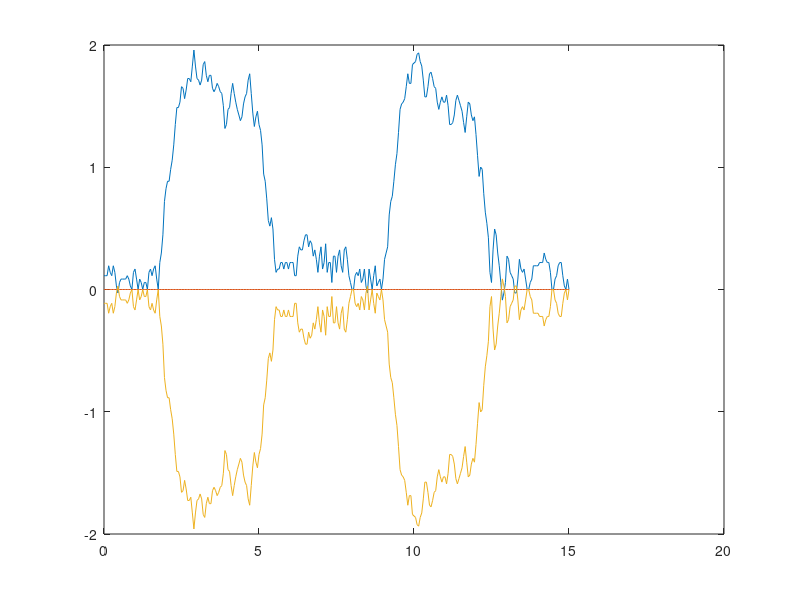

This figure's MATLAB source:
pextSUB=[0.024178, 0.000000, -0.024178, 0.055899;
0.024178, 0.000000, -0.024178, 0.019544;
0.024178, 0.000000, -0.024178, 0.014937;
0.105339, 0.000000, -0.105339, 0.213336;
0.051515, 0.000000, -0.051515, -0.032625;
0.024178, 0.000000, -0.024178, -0.033253;
0.105339, 0.000000, -0.105339, 0.241935;
0.051515, 0.000000, -0.051515, -0.020789;
-0.059597, 0.000000, 0.059597, -0.235300;
-0.116965, 0.000000, 0.116965, -0.148585;
-0.031375, 0.000000, 0.031375, 0.140206;
-0.003450, 0.000000, 0.003450, 0.024730;
-0.003450, 0.000000, 0.003450, -0.056136;
-0.003450, 0.000000, 0.003450, -0.008285;
-0.003450, 0.000000, 0.003450, 0.010838;
0.024178, 0.000000, -0.024178, 0.060700;
-0.003450, 0.000000, 0.003450, -0.048769;
-0.059597, 0.000000, 0.059597, -0.138278;
-0.088125, 0.000000, 0.088125, -0.101469;
0.051515, 0.000000, -0.051515, 0.262137;
0.078569, 0.000000, -0.078569, 0.091156;
-0.003450, 0.000000, 0.003450, -0.175944;
-0.088125, 0.000000, 0.088125, -0.184506;
-0.003450, 0.000000, 0.003450, 0.171408;
-0.031375, 0.000000, 0.031375, -0.058951;
-0.088125, 0.000000, 0.088125, -0.206957;
-0.031375, 0.000000, 0.031375, 0.065638;
-0.031375, 0.000000, 0.031375, -0.009141;
-0.088125, 0.000000, 0.088125, -0.191362;
0.051515, 0.000000, -0.051515, 0.242012;
0.078569, 0.000000, -0.078569, 0.117291;
0.024178, 0.000000, -0.024178, -0.108551;
0.078569, 0.000000, -0.078569, 0.152143;
0.105339, 0.000000, -0.105339, 0.166605;
-0.003450, 0.000000, 0.003450, -0.175494;
-0.088125, 0.000000, 0.088125, -0.194956;
0.131834, 0.000000, -0.131834, 0.485778;
0.209697, 0.000000, -0.209697, 0.297742;
0.358506, 0.000000, -0.358506, 0.436764;
0.631147, 0.000000, -0.631147, 0.939371;
0.735952, 0.000000, -0.735952, 0.793952;
0.796576, 0.000000, -0.796576, 0.761852;
0.796576, 0.000000, -0.796576, 0.763880;
0.894062, 0.000000, -0.894062, 1.020867;
0.969022, 0.000000, -0.969022, 1.047037;
1.094155, 0.000000, -1.094155, 1.196916;
1.260705, 0.000000, -1.260705, 1.423674;
1.399552, 0.000000, -1.399552, 1.507946;
1.399552, 0.000000, -1.399552, 1.312688;
1.443704, 0.000000, -1.443704, 1.455871;
1.570276, 0.000000, -1.570276, 1.735914;
1.556632, 0.000000, -1.556632, 1.491258;
1.472580, 0.000000, -1.472580, 1.299763;
1.542882, 0.000000, -1.542882, 1.653329;
1.637014, 0.000000, -1.637014, 1.775770;
1.637014, 0.000000, -1.637014, 1.566646;
1.610612, 0.000000, -1.610612, 1.519849;
1.738888, 0.000000, -1.738888, 1.913812;
1.869916, 0.000000, -1.869916, 2.021204;
1.738888, 0.000000, -1.738888, 1.470310;
1.637014, 0.000000, -1.637014, 1.466469;
1.623861, 0.000000, -1.623861, 1.682082;
1.583821, 0.000000, -1.583821, 1.556668;
1.623861, 0.000000, -1.623861, 1.646833;
1.751221, 0.000000, -1.751221, 1.901263;
1.775622, 0.000000, -1.775622, 1.756391;
1.663033, 0.000000, -1.663033, 1.447604;
1.610612, 0.000000, -1.610612, 1.549515;
1.663033, 0.000000, -1.663033, 1.781112;
1.663033, 0.000000, -1.663033, 1.647250;
1.556632, 0.000000, -1.556632, 1.363956;
1.529034, 0.000000, -1.529034, 1.499901;
1.556632, 0.000000, -1.556632, 1.632636;
1.597265, 0.000000, -1.597265, 1.631917;
1.570276, 0.000000, -1.570276, 1.487529;
1.529034, 0.000000, -1.529034, 1.452462;
1.515080, 0.000000, -1.515080, 1.509059;
1.414382, 0.000000, -1.414382, 1.286389;
1.228476, 0.000000, -1.228476, 0.986455;
1.260705, 0.000000, -1.260705, 1.357999;
1.384603, 0.000000, -1.384603, 1.592405;
1.399552, 0.000000, -1.399552, 1.349697;
1.515080, 0.000000, -1.515080, 1.591593;
1.597265, 0.000000, -1.597265, 1.682877;
1.515080, 0.000000, -1.515080, 1.349352;
1.443704, 0.000000, -1.443704, 1.323637;
1.384603, 0.000000, -1.384603, 1.349920;
1.339057, 0.000000, -1.339057, 1.303708;
1.292418, 0.000000, -1.292418, 1.232028;
1.323635, 0.000000, -1.323635, 1.367573;
1.429100, 0.000000, -1.429100, 1.562611;
1.486854, 0.000000, -1.486854, 1.513281;
1.515080, 0.000000, -1.515080, 1.487163;
1.623861, 0.000000, -1.623861, 1.737538;
1.675905, 0.000000, -1.675905, 1.712330;
1.515080, 0.000000, -1.515080, 1.241593;
1.354359, 0.000000, -1.354359, 1.145619;
1.244655, 0.000000, -1.244655, 1.190098;
1.323635, 0.000000, -1.323635, 1.486048;
1.369540, 0.000000, -1.369540, 1.413338;
1.260705, 0.000000, -1.260705, 1.047930;
1.212163, 0.000000, -1.212163, 1.143502;
1.094155, 0.000000, -1.094155, 0.993067;
0.855585, 0.000000, -0.855585, 0.566090;
0.796576, 0.000000, -0.796576, 0.780350;
0.652497, 0.000000, -0.652497, 0.545031;
0.475939, 0.000000, -0.475939, 0.262992;
0.429651, 0.000000, -0.429651, 0.426900;
0.498749, 0.000000, -0.498749, 0.651211;
0.406168, 0.000000, -0.406168, 0.264441;
0.158056, 0.000000, -0.158056, -0.197316;
0.051515, 0.000000, -0.051515, -0.003043;
0.078569, 0.000000, -0.078569, 0.229609;
0.078569, 0.000000, -0.078569, 0.083348;
0.131834, 0.000000, -0.131834, 0.159710;
0.131834, 0.000000, -0.131834, 0.122371;
0.078569, 0.000000, -0.078569, -0.001561;
0.131834, 0.000000, -0.131834, 0.213324;
0.131834, 0.000000, -0.131834, 0.142906;
0.078569, 0.000000, -0.078569, -0.017136;
0.131834, 0.000000, -0.131834, 0.209019;
0.131834, 0.000000, -0.131834, 0.147364;
0.131834, 0.000000, -0.131834, 0.106831;
0.024178, 0.000000, -0.024178, -0.121215;
0.024178, 0.000000, -0.024178, 0.050064;
0.184011, 0.000000, -0.184011, 0.433889;
0.260302, 0.000000, -0.260302, 0.320000;
0.235131, 0.000000, -0.235131, 0.116150;
0.235131, 0.000000, -0.235131, 0.223858;
0.309895, 0.000000, -0.309895, 0.438003;
0.358506, 0.000000, -0.358506, 0.405812;
0.358506, 0.000000, -0.358506, 0.309789;
0.260302, 0.000000, -0.260302, 0.115929;
0.309895, 0.000000, -0.309895, 0.403102;
0.285224, 0.000000, -0.285224, 0.279739;
0.184011, 0.000000, -0.184011, 0.023862;
0.235131, 0.000000, -0.235131, 0.322127;
0.158056, 0.000000, -0.158056, 0.089489;
0.051515, 0.000000, -0.051515, -0.103421;
0.184011, 0.000000, -0.184011, 0.398105;
0.260302, 0.000000, -0.260302, 0.376534;
0.078569, 0.000000, -0.078569, -0.239134;
0.131834, 0.000000, -0.131834, 0.205054;
0.285224, 0.000000, -0.285224, 0.565477;
0.051515, 0.000000, -0.051515, -0.312677;
0.131834, 0.000000, -0.131834, 0.202613;
0.131834, 0.000000, -0.131834, 0.222698;
-0.031375, 0.000000, 0.031375, -0.274672;
0.184011, 0.000000, -0.184011, 0.473951;
0.184011, 0.000000, -0.184011, 0.212912;
0.051515, 0.000000, -0.051515, -0.210765;
0.184011, 0.000000, -0.184011, 0.378979;
0.235131, 0.000000, -0.235131, 0.348864;
0.105339, 0.000000, -0.105339, -0.136479;
0.051515, 0.000000, -0.051515, -0.024423;
0.235131, 0.000000, -0.235131, 0.553966;
0.260302, 0.000000, -0.260302, 0.274260;
0.158056, 0.000000, -0.158056, -0.073430;
0.024178, 0.000000, -0.024178, -0.133269;
-0.031375, 0.000000, 0.031375, -0.016999;
-0.088125, 0.000000, 0.088125, -0.111786;
-0.088125, 0.000000, 0.088125, -0.081975;
0.024178, 0.000000, -0.024178, 0.180681;
0.051515, 0.000000, -0.051515, 0.064895;
0.024178, 0.000000, -0.024178, -0.061070;
0.078569, 0.000000, -0.078569, 0.153235;
-0.031375, 0.000000, 0.031375, -0.163108;
-0.003450, 0.000000, 0.003450, 0.030687;
0.078569, 0.000000, -0.078569, 0.220059;
-0.059597, 0.000000, 0.059597, -0.268703;
-0.116965, 0.000000, 0.116965, -0.205240;
0.078569, 0.000000, -0.078569, 0.407906;
-0.003450, 0.000000, 0.003450, -0.126456;
-0.088125, 0.000000, 0.088125, -0.277472;
0.024178, 0.000000, -0.024178, 0.228406;
0.105339, 0.000000, -0.105339, 0.240764;
-0.059597, 0.000000, 0.059597, -0.351848;
-0.031375, 0.000000, 0.031375, 0.002289;
-0.003450, 0.000000, 0.003450, 0.111890;
-0.088125, 0.000000, 0.088125, -0.219311;
-0.003450, 0.000000, 0.003450, 0.093698;
0.158056, 0.000000, -0.158056, 0.393575;
0.209697, 0.000000, -0.209697, 0.216335;
0.260302, 0.000000, -0.260302, 0.250770;
0.521344, 0.000000, -0.521344, 0.852871;
0.631147, 0.000000, -0.631147, 0.723208;
0.673648, 0.000000, -0.673648, 0.608131;
0.796576, 0.000000, -0.796576, 0.921324;
0.931866, 0.000000, -0.931866, 1.095366;
1.023565, 0.000000, -1.023565, 1.071183;
1.195718, 0.000000, -1.195718, 1.348825;
1.384603, 0.000000, -1.384603, 1.575333;
1.429100, 0.000000, -1.429100, 1.393157;
1.443704, 0.000000, -1.443704, 1.385680;
1.472580, 0.000000, -1.472580, 1.502375;
1.570276, 0.000000, -1.570276, 1.689779;
1.675905, 0.000000, -1.675905, 1.768602;
1.597265, 0.000000, -1.597265, 1.421890;
1.597265, 0.000000, -1.597265, 1.567570;
1.751221, 0.000000, -1.751221, 1.983944;
1.763463, 0.000000, -1.763463, 1.735505;
1.775622, 0.000000, -1.775622, 1.702900;
1.835165, 0.000000, -1.835165, 1.901402;
1.846827, 0.000000, -1.846827, 1.847740;
1.775622, 0.000000, -1.775622, 1.637866;
1.738888, 0.000000, -1.738888, 1.683143;
1.623861, 0.000000, -1.623861, 1.496902;
1.486854, 0.000000, -1.486854, 1.321527;
1.486854, 0.000000, -1.486854, 1.529207;
1.570276, 0.000000, -1.570276, 1.706749;
1.675905, 0.000000, -1.675905, 1.766783;
1.688682, 0.000000, -1.688682, 1.629511;
1.637014, 0.000000, -1.637014, 1.522831;
1.570276, 0.000000, -1.570276, 1.489355;
1.556632, 0.000000, -1.556632, 1.562204;
1.443704, 0.000000, -1.443704, 1.300387;
1.384603, 0.000000, -1.384603, 1.307711;
1.443704, 0.000000, -1.443704, 1.556171;
1.486854, 0.000000, -1.486854, 1.534790;
1.443704, 0.000000, -1.443704, 1.329310;
1.443704, 0.000000, -1.443704, 1.422793;
1.501021, 0.000000, -1.501021, 1.591061;
1.414382, 0.000000, -1.414382, 1.275904;
1.260705, 0.000000, -1.260705, 1.032423;
1.260705, 0.000000, -1.260705, 1.313670;
1.276624, 0.000000, -1.276624, 1.343836;
1.339057, 0.000000, -1.339057, 1.384900;
1.458200, 0.000000, -1.458200, 1.570509;
1.501021, 0.000000, -1.501021, 1.506088;
1.458200, 0.000000, -1.458200, 1.344727;
1.414382, 0.000000, -1.414382, 1.346868;
1.369540, 0.000000, -1.369540, 1.332687;
1.276624, 0.000000, -1.276624, 1.163245;
1.195718, 0.000000, -1.195718, 1.100780;
1.323635, 0.000000, -1.323635, 1.523374;
1.443704, 0.000000, -1.443704, 1.587490;
1.429100, 0.000000, -1.429100, 1.313803;
1.339057, 0.000000, -1.339057, 1.169520;
1.292418, 0.000000, -1.292418, 1.264712;
1.323635, 0.000000, -1.323635, 1.402188;
1.179138, 0.000000, -1.179138, 0.973615;
1.005538, 0.000000, -1.005538, 0.767958;
0.836090, 0.000000, -0.836090, 0.692269;
0.913049, 0.000000, -0.913049, 1.097580;
0.894062, 0.000000, -0.894062, 0.882360;
0.694607, 0.000000, -0.694607, 0.372851;
0.543721, 0.000000, -0.543721, 0.380529;
0.452908, 0.000000, -0.452908, 0.443774;
0.334322, 0.000000, -0.334322, 0.230459;
0.051515, 0.000000, -0.051515, -0.300208;
-0.031375, 0.000000, 0.031375, -0.059521;
0.235131, 0.000000, -0.235131, 0.697863;
0.406168, 0.000000, -0.406168, 0.582982;
0.358506, 0.000000, -0.358506, 0.131786;
0.209697, 0.000000, -0.209697, -0.023392;
0.105339, 0.000000, -0.105339, 0.056404;
-0.031375, 0.000000, 0.031375, -0.132619;
-0.175583, 0.000000, 0.175583, -0.328498;
-0.116965, 0.000000, 0.116965, 0.017381;
-0.031375, 0.000000, 0.031375, 0.113880;
0.184011, 0.000000, -0.184011, 0.412062;
0.158056, 0.000000, -0.158056, 0.045376;
0.051515, 0.000000, -0.051515, -0.148286;
0.024178, 0.000000, -0.024178, 0.041196;
-0.003450, 0.000000, 0.003450, 0.017850;
-0.116965, 0.000000, 0.116965, -0.268328;
-0.116965, 0.000000, 0.116965, -0.099570;
-0.003450, 0.000000, 0.003450, 0.189981;
0.158056, 0.000000, -0.158056, 0.342207;
0.078569, 0.000000, -0.078569, -0.109921;
0.051515, 0.000000, -0.051515, -0.019545;
0.078569, 0.000000, -0.078569, 0.173127;
-0.003450, 0.000000, 0.003450, -0.101168;
-0.088125, 0.000000, 0.088125, -0.211191;
-0.088125, 0.000000, 0.088125, -0.042240;
-0.031375, 0.000000, 0.031375, 0.076778;
-0.003450, 0.000000, 0.003450, 0.009086;
0.105339, 0.000000, -0.105339, 0.214185;
0.105339, 0.000000, -0.105339, 0.082520;
0.105339, 0.000000, -0.105339, 0.072845;
0.105339, 0.000000, -0.105339, 0.112054;
0.131834, 0.000000, -0.131834, 0.173364;
0.131834, 0.000000, -0.131834, 0.123127;
0.131834, 0.000000, -0.131834, 0.118827;
0.209697, 0.000000, -0.209697, 0.313344;
0.158056, 0.000000, -0.158056, 0.077039;
0.131834, 0.000000, -0.131834, 0.075367;
0.131834, 0.000000, -0.131834, 0.159516;
0.051515, 0.000000, -0.051515, -0.041493;
-0.088125, 0.000000, 0.088125, -0.265780;
-0.088125, 0.000000, 0.088125, -0.034907;
-0.003450, 0.000000, 0.003450, 0.157222;
0.024178, 0.000000, -0.024178, 0.028050;
0.105339, 0.000000, -0.105339, 0.163330;
0.131834, 0.000000, -0.131834, 0.152006;
0.131834, 0.000000, -0.131834, 0.108131;
0.024178, 0.000000, -0.024178, -0.123584;
-0.059597, 0.000000, 0.059597, -0.143897;
-0.088125, 0.000000, 0.088125, -0.068675;
-0.003450, 0.000000, 0.003450, 0.135392;
-0.088125, 0.000000, 0.088125, -0.220213;
-0.031375, 0.000000, 0.031375, 0.021167;
0.078569, 0.000000, -0.078569, 0.252438;
-0.003450, 0.000000, 0.003450, -0.149562;
-0.088125, 0.000000, 0.088125, -0.231890;
-0.088125, 0.000000, 0.088125, -0.028168;
-0.088125, 0.000000, 0.088125, -0.049980;
-0.116965, 0.000000, 0.116965, -0.172096;
-0.116965, 0.000000, 0.116965, -0.119163;
-0.116965, 0.000000, 0.116965, -0.099650;
-0.031375, 0.000000, 0.031375, 0.081829;
-0.003450, 0.000000, 0.003450, 0.013615;
-0.059597, 0.000000, 0.059597, -0.169842;
-0.088125, 0.000000, 0.088125, -0.117869;
-0.116965, 0.000000, 0.116965, -0.118000;
-0.116965, 0.000000, 0.116965, -0.103926;
-0.116965, 0.000000, 0.116965, -0.115038;
-0.088125, 0.000000, 0.088125, -0.052293;
-0.003450, 0.000000, 0.003450, 0.103253;
-0.031375, 0.000000, 0.031375, -0.093318;
-0.003450, 0.000000, 0.003450, 0.009033;
0.184011, 0.000000, -0.184011, 0.443907;
0.235131, 0.000000, -0.235131, 0.261079;
0.285224, 0.000000, -0.285224, 0.266122;
0.382454, 0.000000, -0.382454, 0.494298;
0.565887, 0.000000, -0.565887, 0.788532;
0.855585, 0.000000, -0.855585, 1.163643;
0.796576, 0.000000, -0.796576, 0.595775;
0.673648, 0.000000, -0.673648, 0.429181;
0.816422, 0.000000, -0.816422, 1.077590;
0.894062, 0.000000, -0.894062, 1.023921;
0.796576, 0.000000, -0.796576, 0.567369;
0.816422, 0.000000, -0.816422, 0.819467;
0.987357, 0.000000, -0.987357, 1.263339;
1.041439, 0.000000, -1.041439, 1.064237;
1.145567, 0.000000, -1.145567, 1.183391;
1.323635, 0.000000, -1.323635, 1.522701;
1.260705, 0.000000, -1.260705, 1.118017;
1.145567, 0.000000, -1.145567, 0.934595;
1.162423, 0.000000, -1.162423, 1.234357;
1.128574, 0.000000, -1.128574, 1.122902;
1.228476, 0.000000, -1.228476, 1.329055;
1.369540, 0.000000, -1.369540, 1.525942;
1.384603, 0.000000, -1.384603, 1.333655;
1.260705, 0.000000, -1.260705, 1.036151;
1.212163, 0.000000, -1.212163, 1.171589;
1.292418, 0.000000, -1.292418, 1.453124;
1.195718, 0.000000, -1.195718, 1.046822;
1.228476, 0.000000, -1.228476, 1.229789;
1.399552, 0.000000, -1.399552, 1.648181;
1.369540, 0.000000, -1.369540, 1.278751;
1.244655, 0.000000, -1.244655, 1.000337;
1.354359, 0.000000, -1.354359, 1.535204;
1.384603, 0.000000, -1.384603, 1.454000;
1.228476, 0.000000, -1.228476, 0.946929;
1.145567, 0.000000, -1.145567, 1.034807;
1.128574, 0.000000, -1.128574, 1.186759;
1.179138, 0.000000, -1.179138, 1.261065;
1.195718, 0.000000, -1.195718, 1.177677;
1.399552, 0.000000, -1.399552, 1.628208;
1.556632, 0.000000, -1.556632, 1.715278;
1.458200, 0.000000, -1.458200, 1.216629;
1.244655, 0.000000, -1.244655, 0.923376;
1.260705, 0.000000, -1.260705, 1.374111;
1.276624, 0.000000, -1.276624, 1.364887;
1.323635, 0.000000, -1.323635, 1.331283;
1.339057, 0.000000, -1.339057, 1.313922;
1.339057, 0.000000, -1.339057, 1.318806;
1.369540, 0.000000, -1.369540, 1.399902;
1.429100, 0.000000, -1.429100, 1.490320;
1.354359, 0.000000, -1.354359, 1.219502;
1.212163, 0.000000, -1.212163, 1.005928;
1.145567, 0.000000, -1.145567, 1.107823;
1.179138, 0.000000, -1.179138, 1.276832;
1.260705, 0.000000, -1.260705, 1.355583;
1.323635, 0.000000, -1.323635, 1.349532;
1.339057, 0.000000, -1.339057, 1.307135;
1.339057, 0.000000, -1.339057, 1.313664;
1.323635, 0.000000, -1.323635, 1.295874;
1.292418, 0.000000, -1.292418, 1.244547;
1.179138, 0.000000, -1.179138, 1.028011;
0.987357, 0.000000, -0.987357, 0.754998;
0.735952, 0.000000, -0.735952, 0.470621;
0.694607, 0.000000, -0.694607, 0.740041;
0.874910, 0.000000, -0.874910, 1.182644;
0.836090, 0.000000, -0.836090, 0.726804;
0.587846, 0.000000, -0.587846, 0.174852;
0.406168, 0.000000, -0.406168, 0.240902;
0.406168, 0.000000, -0.406168, 0.546621;
0.309895, 0.000000, -0.309895, 0.219218;
0.184011, 0.000000, -0.184011, -0.007134;
0.051515, 0.000000, -0.051515, -0.072741;
0.158056, 0.000000, -0.158056, 0.372773;
0.158056, 0.000000, -0.158056, 0.169587;
-0.003450, 0.000000, 0.003450, -0.278486;
-0.088125, 0.000000, 0.088125, -0.169050;
-0.088125, 0.000000, 0.088125, 0.004634;
-0.003450, 0.000000, 0.003450, 0.126984;
0.024178, 0.000000, -0.024178, 0.019582;
0.184011, 0.000000, -0.184011, 0.353862;
0.209697, 0.000000, -0.209697, 0.215351;
0.105339, 0.000000, -0.105339, -0.087611;
0.024178, 0.000000, -0.024178, -0.063834;
-0.031375, 0.000000, 0.031375, -0.036623;
-0.146114, 0.000000, 0.146114, -0.264702;
-0.296775, 0.000000, 0.296775, -0.470758;
-0.116965, 0.000000, 0.116965, 0.183672;
-0.003450, 0.000000, 0.003450, 0.161962;
0.158056, 0.000000, -0.158056, 0.262875;
0.235131, 0.000000, -0.235131, 0.264694;
0.158056, 0.000000, -0.158056, 0.011480;
0.051515, 0.000000, -0.051515, -0.084290;
0.024178, 0.000000, -0.024178, 0.047744;
-0.003450, 0.000000, 0.003450, 0.000569;
-0.088125, 0.000000, 0.088125, -0.202109;
0.024178, 0.000000, -0.024178, 0.188016;
0.184011, 0.000000, -0.184011, 0.405448;
0.051515, 0.000000, -0.051515, -0.201264;
-0.059597, 0.000000, 0.059597, -0.241325;
-0.003450, 0.000000, 0.003450, 0.164697;
-0.003450, 0.000000, 0.003450, 0.032210;
-0.003450, 0.000000, 0.003450, -0.052250;
0.024178, 0.000000, -0.024178, 0.054399;
0.024178, 0.000000, -0.024178, 0.032331;
0.024178, 0.000000, -0.024178, 0.014282;
0.024178, 0.000000, -0.024178, 0.022329;
0.105339, 0.000000, -0.105339, 0.214269;
0.024178, 0.000000, -0.024178, -0.097855;
0.051515, 0.000000, -0.051515, 0.070956;
0.024178, 0.000000, -0.024178, 0.018943;
-0.059597, 0.000000, 0.059597, -0.173028;
-0.003450, 0.000000, 0.003450, 0.088485;
0.078569, 0.000000, -0.078569, 0.207987;
0.131834, 0.000000, -0.131834, 0.158354;
0.051515, 0.000000, -0.051515, -0.099317;
-0.031375, 0.000000, 0.031375, -0.132281;
-0.059597, 0.000000, 0.059597, -0.039293;
-0.088125, 0.000000, 0.088125, -0.093980;
-0.003450, 0.000000, 0.003450, 0.107445;
0.024178, 0.000000, -0.024178, 0.048005;
0.105339, 0.000000, -0.105339, 0.175171;
0.105339, 0.000000, -0.105339, 0.084584;
0.131834, 0.000000, -0.131834, 0.145271;
-0.003450, 0.000000, 0.003450, -0.180573;
-0.088125, 0.000000, 0.088125, -0.179515;
-0.116965, 0.000000, 0.116965, -0.088286;
-0.088125, 0.000000, 0.088125, -0.020814;
-0.088125, 0.000000, 0.088125, -0.100610;
-0.088125, 0.000000, 0.088125, -0.104853;
-0.031375, 0.000000, 0.031375, 0.048662;
0.024178, 0.000000, -0.024178, 0.091344;
0.024178, 0.000000, -0.024178, -0.008896;
-0.088125, 0.000000, 0.088125, -0.253330;
-0.088125, 0.000000, 0.088125, -0.057017;
-0.088125, 0.000000, 0.088125, -0.041480;
-0.116965, 0.000000, 0.116965, -0.164976;
-0.116965, 0.000000, 0.116965, -0.121937;
-0.031375, 0.000000, 0.031375, 0.096542;
0.078569, 0.000000, -0.078569, 0.208183;
0.105339, 0.000000, -0.105339, 0.083895;
0.024178, 0.000000, -0.024178, -0.122862;
-0.088125, 0.000000, 0.088125, -0.213915;
-0.116965, 0.000000, 0.116965, -0.093385;
-0.116965, 0.000000, 0.116965, -0.077204;
-0.116965, 0.000000, 0.116965, -0.123242;
-0.088125, 0.000000, 0.088125, -0.058772;
-0.003450, 0.000000, 0.003450, 0.105911;
0.078569, 0.000000, -0.078569, 0.162399;
0.105339, 0.000000, -0.105339, 0.094417;
0.105339, 0.000000, -0.105339, 0.077145;
-0.059597, 0.000000, 0.059597, -0.273603;
-0.116965, 0.000000, 0.116965, -0.154761;
-0.116965, 0.000000, 0.116965, -0.045350;
-0.116965, 0.000000, 0.116965, -0.108109;
-0.116965, 0.000000, 0.116965, -0.134913;
-0.031375, 0.000000, 0.031375, 0.081391;
-0.003450, 0.000000, 0.003450, 0.023018;
-0.116965, 0.000000, 0.116965, -0.303045;
-0.116965, 0.000000, 0.116965, -0.100746;
-0.116965, 0.000000, 0.116965, -0.063373;
-0.088125, 0.000000, 0.088125, -0.056647;
-0.003450, 0.000000, 0.003450, 0.089856;
-0.003450, 0.000000, 0.003450, -0.026617;
0.105339, 0.000000, -0.105339, 0.221969;
0.105339, 0.000000, -0.105339, 0.092303;
0.105339, 0.000000, -0.105339, 0.070145;
0.105339, 0.000000, -0.105339, 0.109658;
0.024178, 0.000000, -0.024178, -0.074640;
-0.088125, 0.000000, 0.088125, -0.222965;
-0.031375, 0.000000, 0.031375, 0.092463;
0.078569, 0.000000, -0.078569, 0.249468;
0.158056, 0.000000, -0.158056, 0.205240;
0.024178, 0.000000, -0.024178, -0.212932;
-0.059597, 0.000000, 0.059597, -0.157060;
-0.003450, 0.000000, 0.003450, 0.152423;
-0.031375, 0.000000, 0.031375, -0.054778;
-0.088125, 0.000000, 0.088125, -0.201215;
-0.031375, 0.000000, 0.031375, 0.064208;
-0.003450, 0.000000, 0.003450, 0.054007;
-0.003450, 0.000000, 0.003450, -0.037100;
-0.003450, 0.000000, 0.003450, -0.017367;
-0.003450, 0.000000, 0.003450, 0.006448;
-0.031375, 0.000000, 0.031375, -0.065000;
-0.116965, 0.000000, 0.116965, -0.226714;
-0.088125, 0.000000, 0.088125, -0.023763;
-0.116965, 0.000000, 0.116965, -0.128536;
-0.116965, 0.000000, 0.116965, -0.130042;
-0.088125, 0.000000, 0.088125, -0.043835;
-0.088125, 0.000000, 0.088125, -0.089060;
-0.003450, 0.000000, 0.003450, 0.096070;
-0.059597, 0.000000, 0.059597, -0.147367;
-0.088125, 0.000000, 0.088125, -0.143116;
-0.116965, 0.000000, 0.116965, -0.122300;
-0.088125, 0.000000, 0.088125, -0.030236;
-0.088125, 0.000000, 0.088125, -0.091096;
-0.116965, 0.000000, 0.116965, -0.169741;
-0.116965, 0.000000, 0.116965, -0.108518;
-0.088125, 0.000000, 0.088125, -0.034388;
-0.088125, 0.000000, 0.088125, -0.095469;
-0.116965, 0.000000, 0.116965, -0.168417;
-0.116965, 0.000000, 0.116965, -0.107462;
-0.088125, 0.000000, 0.088125, -0.034818;
-0.088125, 0.000000, 0.088125, -0.095718;
-0.059597, 0.000000, 0.059597, -0.035652;
0.051515, 0.000000, -0.051515, 0.195857;
0.105339, 0.000000, -0.105339, 0.148163;
0.105339, 0.000000, -0.105339, 0.054075;
0.105339, 0.000000, -0.105339, 0.094103;
0.105339, 0.000000, -0.105339, 0.118227;
0.051515, 0.000000, -0.051515, -0.018420;
-0.116965, 0.000000, 0.116965, -0.332515;
-0.146114, 0.000000, 0.146114, -0.132670;
-0.003450, 0.000000, 0.003450, 0.250351;
-0.088125, 0.000000, 0.088125, -0.231537;
-0.031375, 0.000000, 0.031375, -0.010552;
0.078569, 0.000000, -0.078569, 0.257571;
0.131834, 0.000000, -0.131834, 0.171253;
0.105339, 0.000000, -0.105339, 0.010021;
0.131834, 0.000000, -0.131834, 0.161699;
0.131834, 0.000000, -0.131834, 0.151813;
0.105339, 0.000000, -0.105339, 0.058647;
0.131834, 0.000000, -0.131834, 0.165463;
0.131834, 0.000000, -0.131834, 0.138818;
0.078569, 0.000000, -0.078569, -0.003275;
0.024178, 0.000000, -0.024178, -0.039722;
0.024178, 0.000000, -0.024178, 0.056651;
0.024178, 0.000000, -0.024178, 0.040550;
0.024178, 0.000000, -0.024178, 0.014240;
0.105339, 0.000000, -0.105339, 0.207903;
0.078569, 0.000000, -0.078569, 0.030515;
0.024178, 0.000000, -0.024178, -0.072530;
-0.003450, 0.000000, 0.003450, -0.014997;
-0.031375, 0.000000, 0.031375, -0.037168;
-0.088125, 0.000000, 0.088125, -0.155220;
-0.003450, 0.000000, 0.003450, 0.120998;
-0.003450, 0.000000, 0.003450, 0.000380;
-0.031375, 0.000000, 0.031375, -0.104063;
-0.003450, 0.000000, 0.003450, 0.039928;
0.105339, 0.000000, -0.105339, 0.262893;
0.051515, 0.000000, -0.051515, -0.053396;
-0.059597, 0.000000, 0.059597, -0.239641;
-0.003450, 0.000000, 0.003450, 0.122734;
0.024178, 0.000000, -0.024178, 0.098453;
-0.031375, 0.000000, 0.031375, -0.147391;
0.024178, 0.000000, -0.024178, 0.089690;
0.105339, 0.000000, -0.105339, 0.234775;
0.105339, 0.000000, -0.105339, 0.068637;
0.051515, 0.000000, -0.051515, -0.055161;
0.024178, 0.000000, -0.024178, 0.009384;
0.078569, 0.000000, -0.078569, 0.183171;
-0.031375, 0.000000, 0.031375, -0.183721;
-0.003450, 0.000000, 0.003450, 0.024261;
0.024178, 0.000000, -0.024178, 0.100263;
0.024178, 0.000000, -0.024178, 0.008042;
0.024178, 0.000000, -0.024178, 0.003799;
0.024178, 0.000000, -0.024178, 0.029549;
0.024178, 0.000000, -0.024178, 0.028887;
0.024178, 0.000000, -0.024178, 0.022096;
0.024178, 0.000000, -0.024178, 0.022769;
0.024178, 0.000000, -0.024178, 0.024526;
0.024178, 0.000000, -0.024178, 0.024219;
0.024178, 0.000000, -0.024178, 0.023774;
0.024178, 0.000000, -0.024178, 0.023888;
0.024178, 0.000000, -0.024178, 0.023998;
0.051515, 0.000000, -0.051515, 0.087163;
0.024178, 0.000000, -0.024178, -0.017172;
-0.031375, 0.000000, 0.031375, -0.109700;
0.051515, 0.000000, -0.051515, 0.182848;
0.051515, 0.000000, -0.051515, 0.057212;
-0.031375, 0.000000, 0.031375, -0.178789;
0.024178, 0.000000, -0.024178, 0.113336;
0.131834, 0.000000, -0.131834, 0.303681;
0.078569, 0.000000, -0.078569, -0.039839;
0.051515, 0.000000, -0.051515, -0.021490;
0.078569, 0.000000, -0.078569, 0.153931;
-0.003450, 0.000000, 0.003450, -0.099318;
-0.059597, 0.000000, 0.059597, -0.140272;
0.024178, 0.000000, -0.024178, 0.173651;
0.078569, 0.000000, -0.078569, 0.155410;
-0.031375, 0.000000, 0.031375, -0.229177;
-0.003450, 0.000000, 0.003450, 0.034589;
0.184011, 0.000000, -0.184011, 0.481090;
0.184011, 0.000000, -0.184011, 0.133666;
0.285224, 0.000000, -0.285224, 0.333801;
0.475939, 0.000000, -0.475939, 0.723301;
0.498749, 0.000000, -0.498749, 0.472215;
0.452908, 0.000000, -0.452908, 0.313721;
0.565887, 0.000000, -0.565887, 0.727889;
0.796576, 0.000000, -0.796576, 1.109245;
0.756343, 0.000000, -0.756343, 0.604548;
0.855585, 0.000000, -0.855585, 0.899071;
1.128574, 0.000000, -1.128574, 1.505321;
1.059158, 0.000000, -1.059158, 0.888551;
1.076732, 0.000000, -1.076732, 0.994540;
1.276624, 0.000000, -1.276624, 1.576479;
1.292418, 0.000000, -1.292418, 1.279730;
1.145567, 0.000000, -1.145567, 0.849323;
1.276624, 0.000000, -1.276624, 1.469918;
1.458200, 0.000000, -1.458200, 1.738852;
1.486854, 0.000000, -1.486854, 1.414807;
1.501021, 0.000000, -1.501021, 1.422199;
1.556632, 0.000000, -1.556632, 1.632521;
1.443704, 0.000000, -1.443704, 1.285819;
1.339057, 0.000000, -1.339057, 1.182074;
1.384603, 0.000000, -1.384603, 1.493109;
1.472580, 0.000000, -1.472580, 1.604344;
1.501021, 0.000000, -1.501021, 1.472563;
1.542882, 0.000000, -1.542882, 1.540158;
1.637014, 0.000000, -1.637014, 1.743810;
1.542882, 0.000000, -1.542882, 1.382015;
1.384603, 0.000000, -1.384603, 1.145006;
1.339057, 0.000000, -1.339057, 1.337964;
1.384603, 0.000000, -1.384603, 1.500595;
1.323635, 0.000000, -1.323635, 1.216142;
1.292418, 0.000000, -1.292418, 1.215268;
1.323635, 0.000000, -1.323635, 1.386874;
1.369540, 0.000000, -1.369540, 1.427444;
1.276624, 0.000000, -1.276624, 1.111421;
1.212163, 0.000000, -1.212163, 1.113997;
1.260705, 0.000000, -1.260705, 1.368415;
1.292418, 0.000000, -1.292418, 1.334662;
1.339057, 0.000000, -1.339057, 1.347952;
1.339057, 0.000000, -1.339057, 1.304965;
1.292418, 0.000000, -1.292418, 1.212525;
1.308090, 0.000000, -1.308090, 1.330753;
1.399552, 0.000000, -1.399552, 1.522730;
1.354359, 0.000000, -1.354359, 1.254192;
1.195718, 0.000000, -1.195718, 0.945408;
1.276624, 0.000000, -1.276624, 1.426846;
1.323635, 0.000000, -1.323635, 1.423488;
1.260705, 0.000000, -1.260705, 1.107852;
1.179138, 0.000000, -1.179138, 1.044017;
1.276624, 0.000000, -1.276624, 1.448754;
1.414382, 0.000000, -1.414382, 1.597095;
1.308090, 0.000000, -1.308090, 1.076944;
1.260705, 0.000000, -1.260705, 1.153896;
1.308090, 0.000000, -1.308090, 1.430540;
1.260705, 0.000000, -1.260705, 1.199311;
1.076732, 0.000000, -1.076732, 0.793677;
1.179138, 0.000000, -1.179138, 1.353518;
1.354359, 0.000000, -1.354359, 1.629723;
1.228476, 0.000000, -1.228476, 0.962092;
1.094155, 0.000000, -1.094155, 0.852589;
1.162423, 0.000000, -1.162423, 1.341382;
1.179138, 0.000000, -1.179138, 1.236732;
1.212163, 0.000000, -1.212163, 1.185383;
1.339057, 0.000000, -1.339057, 1.473195;
1.339057, 0.000000, -1.339057, 1.307530;
1.260705, 0.000000, -1.260705, 1.102940;
1.179138, 0.000000, -1.179138, 1.081997;
1.111435, 0.000000, -1.111435, 1.066044;
1.059158, 0.000000, -1.059158, 1.014232;
0.894062, 0.000000, -0.894062, 0.686271;
0.776551, 0.000000, -0.776551, 0.653867;
0.756343, 0.000000, -0.756343, 0.799801;
0.673648, 0.000000, -0.673648, 0.591268;
0.609598, 0.000000, -0.609598, 0.519447;
0.694607, 0.000000, -0.694607, 0.835135;
0.673648, 0.000000, -0.673648, 0.646436;
0.429651, 0.000000, -0.429651, 0.064598;
0.078569, 0.000000, -0.078569, -0.332902;
0.024178, 0.000000, -0.024178, 0.116582;
-0.088125, 0.000000, 0.088125, -0.115619;
-0.088125, 0.000000, 0.088125, -0.097083;
0.051515, 0.000000, -0.051515, 0.247998;
0.105339, 0.000000, -0.105339, 0.152144;
0.051515, 0.000000, -0.051515, -0.085368;
-0.088125, 0.000000, 0.088125, -0.272296;
-0.031375, 0.000000, 0.031375, 0.107288;
-0.031375, 0.000000, 0.031375, 0.008145;
-0.088125, 0.000000, 0.088125, -0.203410;
-0.031375, 0.000000, 0.031375, 0.046683;
0.078569, 0.000000, -0.078569, 0.245403;
-0.003450, 0.000000, 0.003450, -0.155904;
-0.031375, 0.000000, 0.031375, -0.098359;
0.078569, 0.000000, -0.078569, 0.273410;
0.024178, 0.000000, -0.024178, -0.052529;
-0.088125, 0.000000, 0.088125, -0.281145;
-0.031375, 0.000000, 0.031375, 0.089545;
0.078569, 0.000000, -0.078569, 0.265028;
0.078569, 0.000000, -0.078569, 0.021095;
0.078569, 0.000000, -0.078569, 0.028226;
0.184011, 0.000000, -0.184011, 0.339917;
0.131834, 0.000000, -0.131834, 0.054236;
-0.059597, 0.000000, 0.059597, -0.347538;
-0.088125, 0.000000, 0.088125, -0.065782;
-0.088125, 0.000000, 0.088125, -0.002934;
-0.088125, 0.000000, 0.088125, -0.097513;
-0.003450, 0.000000, 0.003450, 0.086958;
0.184011, 0.000000, -0.184011, 0.418875;
0.209697, 0.000000, -0.209697, 0.181359;
0.131834, 0.000000, -0.131834, -0.042283;
0.078569, 0.000000, -0.078569, 0.032171;
0.051515, 0.000000, -0.051515, 0.071672;
-0.088125, 0.000000, 0.088125, -0.256784;
-0.088125, 0.000000, 0.088125, -0.067304;
-0.088125, 0.000000, 0.088125, -0.038733;
-0.003450, 0.000000, 0.003450, 0.100109;
0.105339, 0.000000, -0.105339, 0.220426;
0.105339, 0.000000, -0.105339, 0.056093;
0.131834, 0.000000, -0.131834, 0.134196;
0.024178, 0.000000, -0.024178, -0.108423;
0.024178, 0.000000, -0.024178, 0.040914;
-0.059597, 0.000000, 0.059597, -0.132153;
-0.088125, 0.000000, 0.088125, -0.116627;
-0.059597, 0.000000, 0.059597, 0.005630;
-0.003450, 0.000000, 0.003450, 0.072695;
0.024178, 0.000000, -0.024178, 0.032038;
0.024178, 0.000000, -0.024178, -0.001273;
0.024178, 0.000000, -0.024178, 0.022485;
-0.059597, 0.000000, 0.059597, -0.163038;
-0.088125, 0.000000, 0.088125, -0.109839;
-0.059597, 0.000000, 0.059597, 0.013312;
-0.031375, 0.000000, 0.031375, 0.005763;
0.024178, 0.000000, -0.024178, 0.072156;
0.051515, 0.000000, -0.051515, 0.068018;
0.105339, 0.000000, -0.105339, 0.157039;
0.078569, 0.000000, -0.078569, 0.028324;
0.051515, 0.000000, -0.051515, 0.005191;
-0.003450, 0.000000, 0.003450, -0.056498;
-0.059597, 0.000000, 0.059597, -0.111451;
-0.059597, 0.000000, 0.059597, -0.034281;
-0.003450, 0.000000, 0.003450, 0.085051;
0.051515, 0.000000, -0.051515, 0.106023;
0.131834, 0.000000, -0.131834, 0.202552;
0.051515, 0.000000, -0.051515, -0.083963;
0.024178, 0.000000, -0.024178, -0.017564;
-0.003450, 0.000000, 0.003450, 0.003822;
-0.059597, 0.000000, 0.059597, -0.119163;
-0.003450, 0.000000, 0.003450, 0.079125;
0.024178, 0.000000, -0.024178, 0.067660;
0.024178, 0.000000, -0.024178, -0.005298;
0.024178, 0.000000, -0.024178, 0.013333;
0.105339, 0.000000, -0.105339, 0.220032;
0.051515, 0.000000, -0.051515, -0.032690;
-0.031375, 0.000000, 0.031375, -0.163466;
-0.088125, 0.000000, 0.088125, -0.121671;
-0.088125, 0.000000, 0.088125, -0.041689;
-0.031375, 0.000000, 0.031375, 0.051992;
0.024178, 0.000000, -0.024178, 0.074532;
0.024178, 0.000000, -0.024178, -0.008531;
0.024178, 0.000000, -0.024178, 0.010758;
0.024178, 0.000000, -0.024178, 0.033340;
-0.059597, 0.000000, 0.059597, -0.166937;
-0.088125, 0.000000, 0.088125, -0.112432;
-0.088125, 0.000000, 0.088125, -0.051416;
-0.059597, 0.000000, 0.059597, -0.015991;
0.024178, 0.000000, -0.024178, 0.119658;
0.024178, 0.000000, -0.024178, -0.002632;
0.024178, 0.000000, -0.024178, -0.002553;
0.024178, 0.000000, -0.024178, 0.032657;
-0.059597, 0.000000, 0.059597, -0.163356;
-0.031375, 0.000000, 0.031375, 0.018692;
-0.059597, 0.000000, 0.059597, -0.071739;
-0.116965, 0.000000, 0.116965, -0.202241;
-0.059597, 0.000000, 0.059597, 0.032290;
-0.003450, 0.000000, 0.003450, 0.084247;
0.024178, 0.000000, -0.024178, 0.023187;
0.024178, 0.000000, -0.024178, -0.003790;
0.024178, 0.000000, -0.024178, 0.025014;
-0.059597, 0.000000, 0.059597, -0.162554;
-0.088125, 0.000000, 0.088125, -0.110547;
-0.003450, 0.000000, 0.003450, 0.143045;
-0.059597, 0.000000, 0.059597, -0.143717;
-0.088125, 0.000000, 0.088125, -0.155742;
-0.003450, 0.000000, 0.003450, 0.140108;
0.024178, 0.000000, -0.024178, 0.062083;
0.024178, 0.000000, -0.024178, -0.022182;
0.024178, 0.000000, -0.024178, 0.015944;
-0.031375, 0.000000, 0.031375, -0.091757;
-0.088125, 0.000000, 0.088125, -0.150976;
-0.088125, 0.000000, 0.088125, -0.059720;
-0.003450, 0.000000, 0.003450, 0.125555;
-0.031375, 0.000000, 0.031375, -0.091765;
-0.031375, 0.000000, 0.031375, -0.061455;
-0.003450, 0.000000, 0.003450, 0.052523;
-0.031375, 0.000000, 0.031375, -0.066308;
-0.088125, 0.000000, 0.088125, -0.173151;
-0.088125, 0.000000, 0.088125, -0.065916;

];

close all
figure;
t=0:0.05:15;
ajuste=0.0888;
plot(t,pextSUB(1:length(t),1)'+ajuste)
hold on
plot(t,pextSUB(1:size(t,2),2)')
plot(t,pextSUB(1:length(t),3)'-ajuste)
